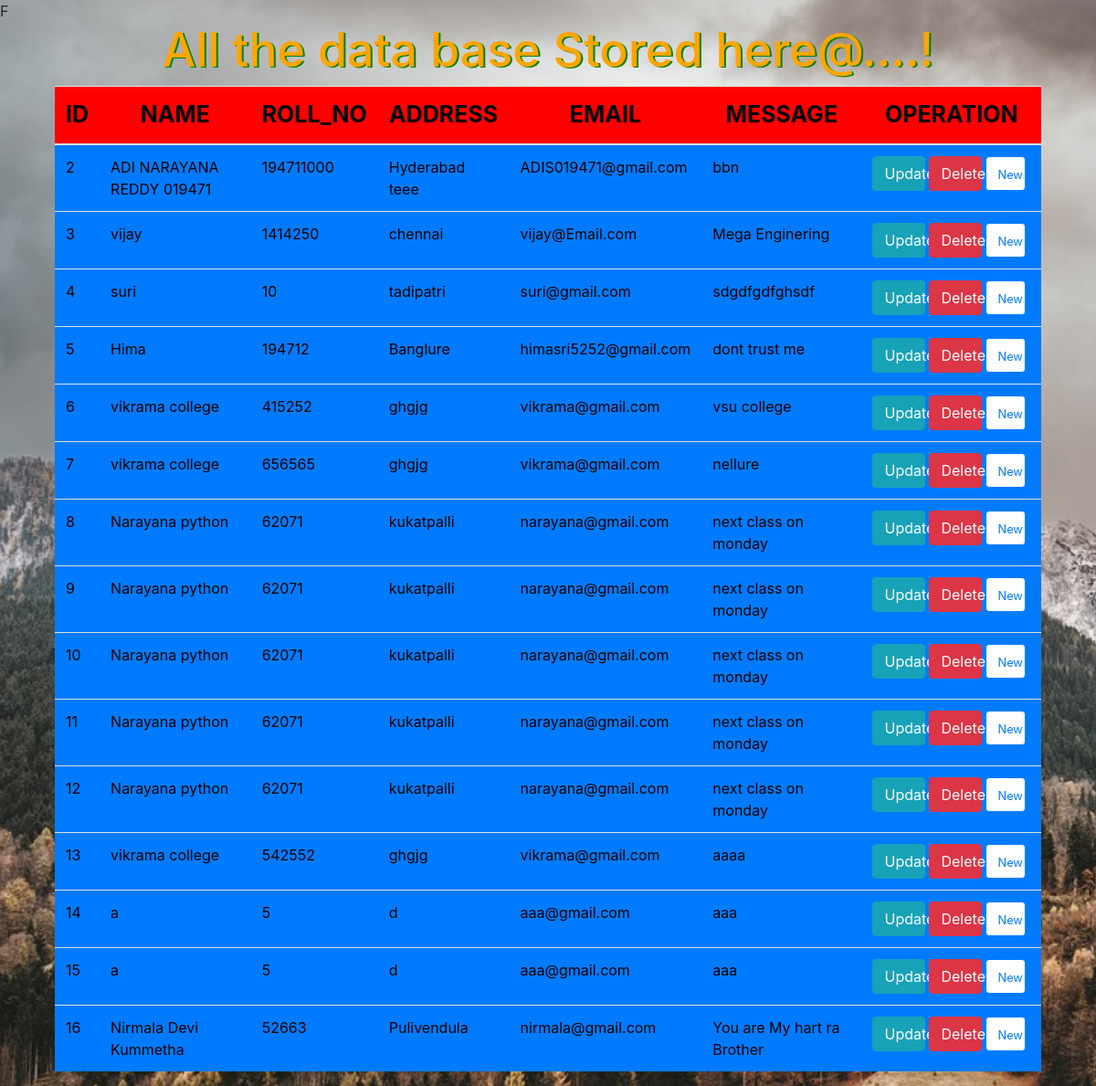
/store/, run on the app's committed database.
### skills/models.py (models this page shows)
class Data(models.Model):
    name = models.CharField(max_length=200)
    roll = models.IntegerField()
    address = models.CharField(max_length=200)
    email = models.CharField(max_length=200)
    message = models.CharField(max_length=200)

### skills/views.py (the view)
# urls.py: path('store/',views.Store_page,name='ss'),
def Store_page(request):
    data =Data.objects.all()
    return render(request, 'skills/Storepage_detailes.html',{'data':data})

### templates/skills/Storepage_detailes.html (shortened to what this page needs)
{% load static %}
<!DOCTYPE html>
<html lang="en">
<head>
      <link href="//maxcdn.bootstrapcdn.com/bootstrap/4.1.1/css/bootstrap.min.css" rel="stylesheet" id="bootstrap-css">
</head>
<body>
    <h1>All the data base Stored here@....!</h1>
    <div class="container mt-16">
    <div class="col-md-12">
    <table class="table  bg-primary border:5px">
    <thead>
    <tr>
    <th>ID</th>
    <th>NAME</th>
    <th>ROLL_NO</th>
    <th>ADDRESS</th>
    <th>EMAIL</th>
    <th>MESSAGE</th>
    <th>OPERATION</th>
    </tr>
    </thead>
    {% for i in data %}
    <tr>
    <td>{{i.id}}</td>
    <td>{{i.name}}</td>
    <td>{{i.roll}}</td>
    <td>{{i.address}}</td>
    <td>{{i.email}}</td>
    <td>{{i.message}}</td>
    <td>
    <a href="{% url 'Updatepage' i.id %}">
    <button class="btn btn-info col-md-4">Update</button></a>
    <a href="{% url 'Deletepage' i.id %}">
    <button class="btn btn-danger col-md-4">Delete</button></a>
    <a href="{% url 'Deletepage' i.id %}">
    <button class="btn btn-outline-primary bg-white col-md-3"><small>New</small></button></a>
    </td>
    </tr>
    {% endfor %}
    </table>
    </div>
    </div>
</body>
</html>

### data on the page
Data: id "2", name "ADI NARAYANA REDDY 019471", roll "194711000", address "Hyderabad teee", email "ADIS019471@gmail.com", message "bbn"
Data: id "3", name "vijay", roll "1414250", address "chennai", email "vijay@Email.com", message "Mega Enginering"
Data: id "4", name "suri", roll "10", address "tadipatri", email "suri@gmail.com", message "sdgdfgdfghsdf"
Data: id "5", name "Hima", roll "194712", address "Banglure", email "himasri5252@gmail.com", message "dont trust me"
Data: id "6", name "vikrama college", roll "415252", address "ghgjg", email "vikrama@gmail.com", message "vsu college"
Data: id "7", name "vikrama college", roll "656565", address "ghgjg", email "vikrama@gmail.com", message "nellure"
Data: id "8", name "Narayana python", roll "62071", address "kukatpalli", email "narayana@gmail.com", message "next class on monday"
Data: id "9", name "Narayana python", roll "62071", address "kukatpalli", email "narayana@gmail.com", message "next class on monday"
Data: id "10", name "Narayana python", roll "62071", address "kukatpalli", email "narayana@gmail.com", message "next class on monday"
Data: id "11", name "Narayana python", roll "62071", address "kukatpalli", email "narayana@gmail.com", message "next class on monday"
Data: id "12", name "Narayana python", roll "62071", address "kukatpalli", email "narayana@gmail.com", message "next class on monday"
Data: id "13", name "vikrama college", roll "542552", address "ghgjg", email "vikrama@gmail.com", message "aaaa"
Data: id "14", name "a", roll "5", address "d", email "aaa@gmail.com", message "aaa"
Data: id "15", name "a", roll "5", address "d", email "aaa@gmail.com", message "aaa"
Data: id "16", name "Nirmala Devi Kummetha", roll "52663", address "Pulivendula", email "nirmala@gmail.com", message "You are My hart ra Brother"
